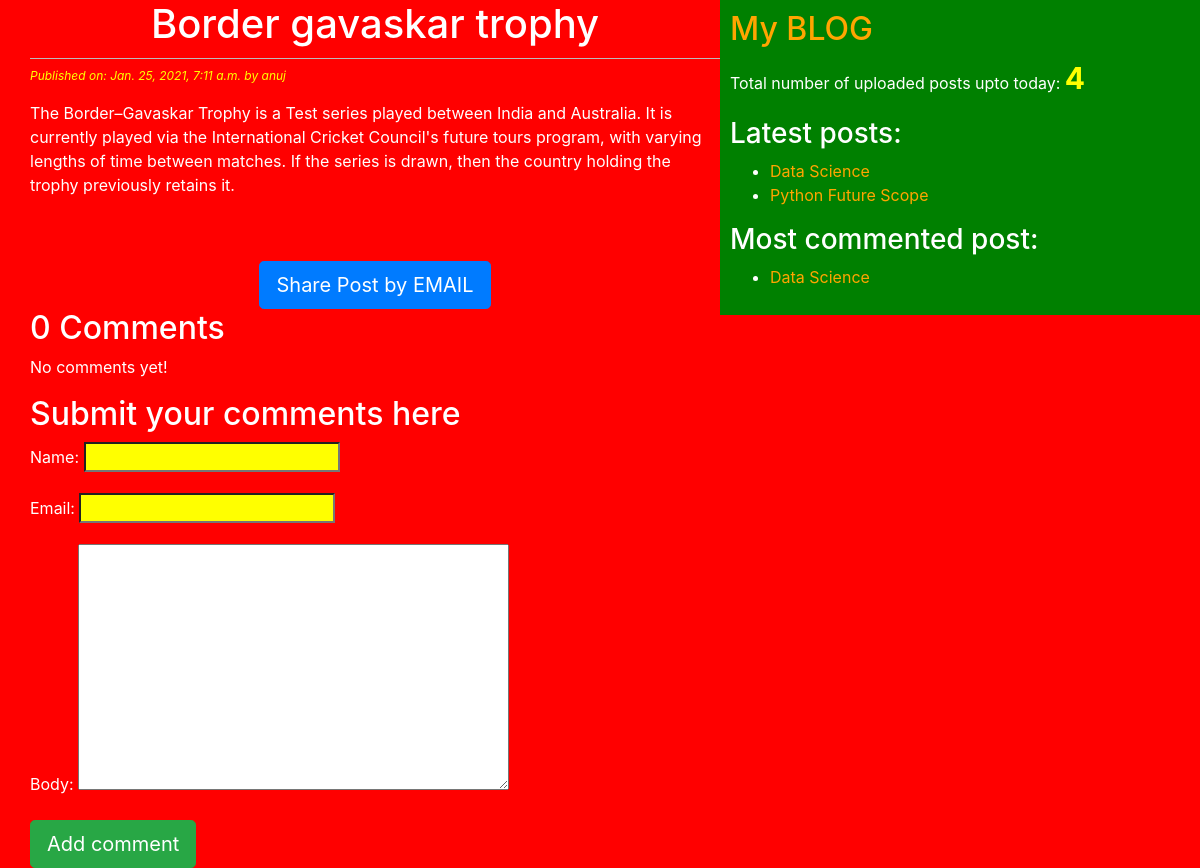
Screenshot of /2021/01/25/border-gavaskar-trophy/ with the database file from the repository.
### blogapp/models.py (models this page shows, shortened)
class Post(models.Model):
    STATUS_CHOICES=(('draft', 'DRAFT'), ('published', 'PUBLISHED'))
    title=models.CharField(max_length=256)
    slug=models.SlugField(max_length=256, unique_for_date='publish')
    author=models.ForeignKey(User, related_name='blog_posts', on_delete=models.CASCADE)
    body=models.TextField()
    publish=models.DateTimeField(default=timezone.now)
    created=models.DateTimeField(auto_now_add=True) #whenever the post object got created automatically that time will be considered
    updated=models.DateTimeField(auto_now=True)
    status=models.CharField(max_length=10, choices=STATUS_CHOICES, default='draft')
    objects=CustomManager()
    tags=TaggableManager()
    class Meta:
        ordering=('-publish',) #descending order #also single value tuple ends with comma
    def get_absolute_url(self):
        return reverse('post_detail', args=[self.publish.year, self.publish.strftime('%m'), self.publish.strftime('%d'), self.slug])

### blogapp/views.py (the view)
# urls.py: path('<int:year>/<int:month>/<int:day>/<slug:post>/', views.post_detail_view, name='post_detail'),
def post_detail_view(request, year, month, day, post):
    post=get_object_or_404(Post, slug=post, status='published',
                                            publish__year=year,
                                            publish__month=month,
                                            publish__day=day)
    comments=post.comments.filter(active=True)
    csubmit=False
    if request.method=='POST':
        form=CommentForm(request.POST)
        if form.is_valid():
            new_comment=form.save(commit=False)
            new_comment.post=post
            new_comment.save()
            csubmit=True
    else:
        form=CommentForm()
    return render(request, 'blogapp/post_detail.html', {'post': post, 'form': form, 'csubmit': csubmit, 'comments': comments})

### blogapp/forms.py
class CommentForm(forms.ModelForm):
    class Meta:
        model=Comment
        fields=('name', 'email', 'body')

### blogapp/models.py (called while the page is built)
    def get_queryset(self):
        return super().get_queryset().filter(status='published') #to show only published posts

### blogapp/templatetags/blogapp_extra.py (called while the page is built)
@register.simple_tag(name='my_tag')
def total_posts():
    return Post.objects.count()

@register.inclusion_tag('blogapp/latest_posts.html')
def show_latest_posts(count=3):
    latest_posts=Post.objects.order_by('-publish')[:count] #most recent 3
    return {'latest_posts': latest_posts}

@register.simple_tag()
def get_most_commented_posts(count=1):
    return Post.objects.annotate(total_comments=Count('comments')).order_by('-total_comments')[:count]

### templates/blogapp/post_detail.html (shortened to what this page needs)
<!DOCTYPE html>
{%extends 'blogapp/base.html'%}
  {%block body_block%}
  <h1>{{post.title}}</h1>
    <p id='date'>Published on: {{post.publish}} by {{post.author}}</p>
    <p id='con'>{{post.body|linebreaks}}</p><br><br>
    <div class="container" align="center">
      <a href="/{{post.id}}/share" class="btn btn-primary btn-lg">Share Post by EMAIL</a>
    </div>
    {% with comments.count as comments_count %}
      <h2>{{comments_count}} Comment{{comments_count|pluralize}}</h2>
    {%endwith%}
    {% if comments %}
      {%for comment in comments%}
        <p id='com'>Comment {{forloop.counter}} by {{comment.name}} on {{comment.created}}</p>
        <div class="cb">
          {{comment.body|linebreaks}}
        </div>
      {%endfor%}
      {%else%}
        <p>No comments yet!</p>
    {%endif%}
    {%if csubmit%}
      <h2>Your comment added successfully</h2>
      {%else%}
      <h2>Submit your comments here</h2>
        <form method="post">
          {{form.as_p}}
          <input type="submit" class='btn btn-lg btn-success' value="Add comment">
        </form>
    {%endif%}
  {%endblock%}

### templates/blogapp/base.html (shortened to what this page needs)
<!DOCTYPE html>
{%load static%}
{%load blogapp_extra%}
<html lang="" dir="ltr">
  <head>
    <link rel="stylesheet" href="https://cdn.jsdelivr.net/npm/bootstrap@4.6.0/dist/css/bootstrap.min.css">
    <link rel="stylesheet" href="{% static 'css/demo.css' %}">
  </head>
  <body>
    <div class="content">
      {%block body_block%}
      {%endblock%}
    </div>
    <div class="sidebar">
      <a href="/home"><h2>My BLOG</h2></a>
      <p>Total number of uploaded posts upto today: <span id='pcount'>{%my_tag%}</span></p>
      <h3>Latest posts:</h3>{%show_latest_posts 2%}
      <h3>Most commented post: </h3>
      {%get_most_commented_posts as most_commented_posts%}
      <ul>
        {%for post in most_commented_posts%}
          <li><a href="{{post.get_absolute_url}}">{{post.title}}</a></li>
        {%endfor%}
      </ul>
    </div>
  </body>
</html>

### templates/blogapp/latest_posts.html
<ul>
  {%for post in latest_posts%}
  <li><a href="{{post.get_absolute_url}}">{{post.title}}</a></li>
  {%endfor%}
</ul>

### static/css/demo.css (style rules this page uses)
.content { width: 60%; float: left; padding: 0 0 0 30px; background: red; height: 100%; }
.sidebar { width: 40%; float: right; padding: 10px; background: green; height: 100%; }
h1 { text-align: center; border-bottom: 1px solid #bbb; padding-bottom: 10px; }
body { color: white; background: red; }
#date { color: yellow; font-size: 12px; font-style: italic; }
a { color: orange; }
#con { text-align: justify; }
input { background: yellow; color: red; }
#pcount { font-size: 30px !important; color: yellow; font-weight: bold; }

### rows the page displays
Post: title "Border gavaskar trophy", publish "Jan. 25, 2021, 7:11 a.m.", author "anuj", body "The Border–Gavaskar Trophy is a Test series played between India and Australia. It is currently played via the International Cricket Council's future tours program, with varying lengths of time between matches. If the series is drawn, then the country holding the trophy previously retains it."
Post: title "Data Science"
Post: title "Python Future Scope"

### other values shown
{{ comments_count }} "0"
